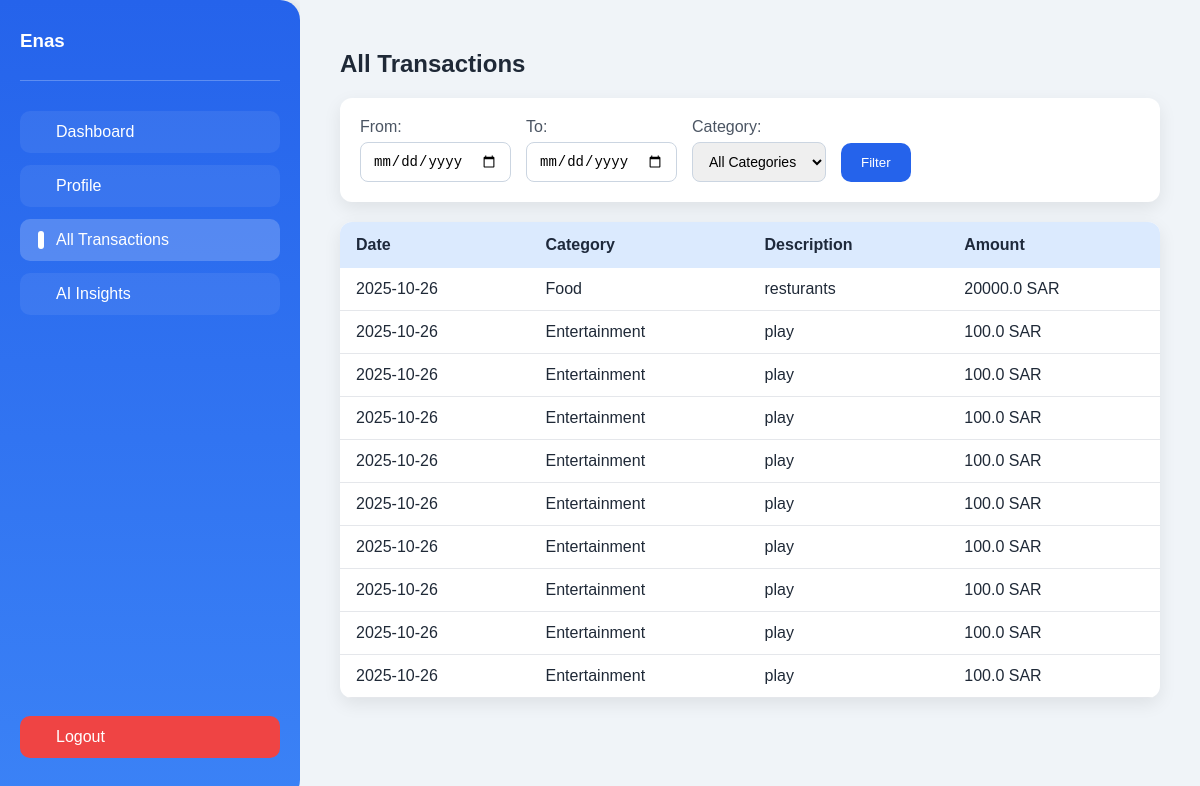
Page /transactions (signed in) on the committed database.
### models.py (models this page shows)
class User(db.Model):
    id = db.Column(db.Integer, primary_key=True)
    name = db.Column(db.String(150), nullable=False)
    email = db.Column(db.String(150), unique=True, nullable=False)
    password_hash = db.Column(db.String(256), nullable=False)
    birthday = db.Column(db.Date, nullable=False)
    income = db.Column(db.Float, nullable=False)
    currency = db.Column(db.String(10), nullable=False, default='SAR')
    budget_style = db.Column(db.String(50), default='Balanced')
    goals = db.Column(db.String(500))
    week_start = db.Column(db.String(20), default='Monday')
    gender = db.Column(db.String(20), nullable=False)
    created_at = db.Column(db.DateTime, default=datetime.utcnow)

class Expense(db.Model):
    id = db.Column(db.Integer, primary_key=True)
    user_id = db.Column(db.Integer, db.ForeignKey('user.id'), nullable=False)
    amount = db.Column(db.Float, nullable=False)
    category = db.Column(db.String(50), nullable=False)
    description = db.Column(db.String(200))
    date = db.Column(db.DateTime, default=datetime.utcnow)
    user = db.relationship('User', backref=db.backref('expenses', lazy=True))

### app.py (the view)
@app.route('/transactions')
def all_transactions():
    if 'user_id' not in session:
        return redirect(url_for('login'))
    user = User.query.get(session['user_id'])
    start = request.args.get('start')
    end = request.args.get('end')
    category = request.args.get('category')
    query = Expense.query.filter_by(user_id=user.id)
    if start:
        query = query.filter(func.date(Expense.date) >= start)
    if end:
        query = query.filter(func.date(Expense.date) <= end)
    if category:
        query = query.filter_by(category=category)
    expenses = query.order_by(Expense.date.desc()).all()
    return render_template('all_transactions.html', expenses=expenses, categories=CATEGORIES, user=user)

### templates/all_transactions.html (shortened to what this page needs)
<!DOCTYPE html>
<html lang="en">
<head>
    <link rel="stylesheet" href="{{ url_for('static', filename='css/dashboard.css') }}">
</head>
<body>
<div class="dashboard-container">
    <div class="sidebar">
        <div class="user-info">
            <h3>{{ user.name }}</h3>
        </div>
        <a href="{{ url_for('dashboard') }}" class="btn">Dashboard</a>
        <a href="{{ url_for('profile') }}" class="btn">Profile</a>
        <a href="{{ url_for('all_transactions') }}" class="btn active">All Transactions</a>
        <a href="{{ url_for('ai_insights_page') }}" class="btn">AI Insights</a>
        <a href="{{ url_for('logout') }}" class="btn logout">Logout</a>
    </div>
    <div class="main-content">
        <h2>All Transactions</h2>
        <form method="GET" class="filter-form">
            <div class="filter-group">
                <label>From:</label>
                <input type="date" name="start" value="{{request.args.get('start','')}}">
            </div>
            <div class="filter-group">
                <label>To:</label>
                <input type="date" name="end" value="{{request.args.get('end','')}}">
            </div>
            <div class="filter-group">
                <label>Category:</label>
                <select name="category">
                    <option value="">All Categories</option>
                </select>
            </div>
            <button type="submit" class="btn filter-btn">Filter</button>
        </form>
        <div class="table-container">
            <table>
                <thead>
                    <tr>
                        <th>Date</th>
                        <th>Category</th>
                        <th>Description</th>
                        <th>Amount</th>
                    </tr>
                </thead>
                <tbody>
                    {% for e in expenses %}
                    <tr>
                        <td>{{ e.date.strftime('%Y-%m-%d') }}</td>
                        <td>{{ e.category }}</td>
                        <td>{{ e.description }}</td>
                        <td>{{ e.amount }} {{ user.currency }}</td>
                    </tr>
                    {% else %}
                    <tr>
                        <td colspan="4" style="text-align:center;">No transactions found</td>
                    </tr>
                    {% endfor %}
                </tbody>
            </table>
        </div>
    </div>
</div>
</body>
</html>

### static/css/dashboard.css (style rules this page uses)
body { margin: 0; font-family: "Poppins", sans-serif; background-color: #f0f4f8; color: #1f2937; }
.dashboard-container { display: flex; min-height: 100vh; }
.sidebar { width: 260px; background: linear-gradient(180deg, #2563eb, #3b82f6); color: #fff; display: flex; flex-direction: column; padding: 30px 20px; box-shadow: 2px 0 15px rgba(0,0,0,0.1); border-radius: 0 20px 20px 0; }
.sidebar h2, .sidebar h3 { margin: 0 0 8px 0; font-weight: 700; }
.sidebar .user-info { margin-bottom: 30px; border-bottom: 1px solid rgba(255,255,255,0.25); padding-bottom: 20px; }
.sidebar .btn { display: flex; align-items: center; padding: 12px 18px; margin-bottom: 12px; border-radius: 10px; color: #fff; text-decoration: none; font-weight: 500; background: rgba(255,255,255,0.07); transition: all 0.2s ease; position: relative; }
.sidebar .btn:hover, .sidebar .btn.active { background-color: rgba(255,255,255,0.2); }
.sidebar .btn::before { content: ''; width: 6px; height: 100%; background-color: #fff; border-radius: 3px; margin-right: 12px; opacity: 0; transition: opacity 0.2s ease; }
.sidebar .btn.active::before, .sidebar .btn:hover::before { opacity: 1; }
.sidebar .logout { margin-top: auto; background-color: #ef4444; transition: all 0.2s ease; }
.main-content { flex: 1; padding: 30px 40px; background-color: #f0f4f8; overflow-y: auto; max-height: 100vh; }
.table-container { overflow-x: auto; border-radius: 12px; background: #fff; box-shadow: 0 6px 18px rgba(0,0,0,0.08); margin-bottom: 25px; }
table { width: 100%; border-collapse: collapse; min-width: 650px; }
thead { background-color: #dbeafe; }
thead th { padding: 14px 16px; text-align: left; font-weight: 600; color: #1e293b; }
tbody td { padding: 12px 16px; border-bottom: 1px solid #e5e7eb; }
.filter-form { display: flex; gap: 15px; flex-wrap: wrap; margin-bottom: 20px; align-items: flex-end; background: #fff; padding: 20px; border-radius: 12px; box-shadow: 0 6px 18px rgba(0,0,0,0.08); }
.filter-form .filter-group { display: flex; flex-direction: column; }
.filter-form label { font-weight: 500; margin-bottom: 6px; color: #4b5563; }
.filter-form input, .filter-form select { padding: 10px 12px; border-radius: 8px; border: 1px solid #cbd5e1; outline: none; font-size: 14px; }
.filter-btn { background-color: #2563eb; color: #fff; border: none; padding: 12px 20px; border-radius: 10px; cursor: pointer; font-weight: 500; transition: background 0.2s ease; }
.table-container { overflow-x: auto; border-radius: 12px; background: #fff; box-shadow: 0 6px 18px rgba(0,0,0,0.08); }

### rows in the picture
User: name "Enas", currency "SAR"
Expense: date "2025-10-26", category "Food", description "resturants", amount "20000.0"
Expense: date "2025-10-26", category "Entertainment", description "play", amount "100.0"
Expense: date "2025-10-26", category "Entertainment", description "play", amount "100.0"
Expense: date "2025-10-26", category "Entertainment", description "play", amount "100.0"
Expense: date "2025-10-26", category "Entertainment", description "play", amount "100.0"
Expense: date "2025-10-26", category "Entertainment", description "play", amount "100.0"
Expense: date "2025-10-26", category "Entertainment", description "play", amount "100.0"
Expense: date "2025-10-26", category "Entertainment", description "play", amount "100.0"
Expense: date "2025-10-26", category "Entertainment", description "play", amount "100.0"
Expense: date "2025-10-26", category "Entertainment", description "play", amount "100.0"
